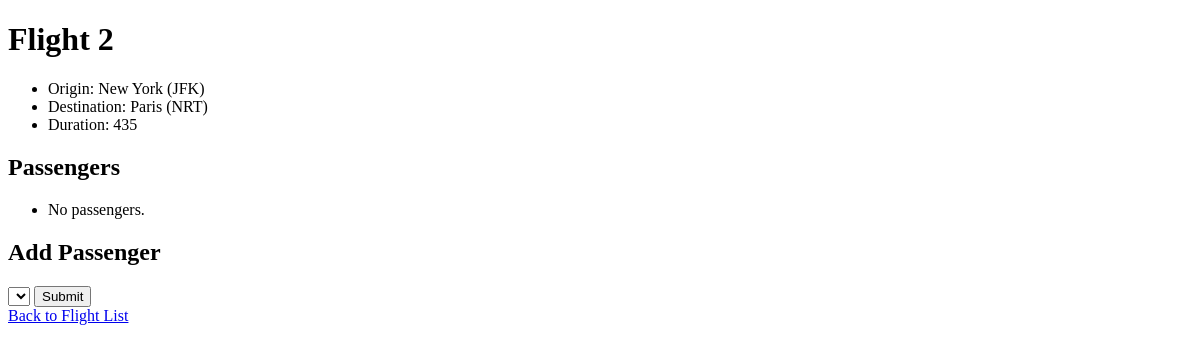
The app's page /flights/2, older data.
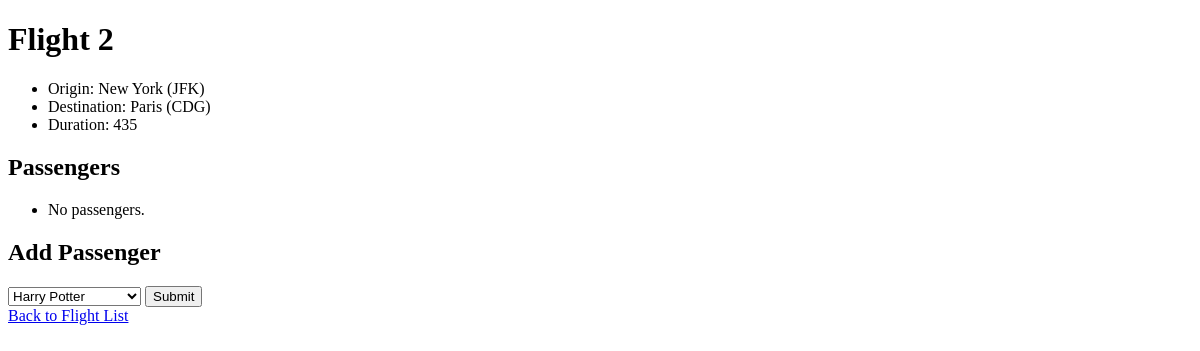
The same page, newer data.
### flights/models.py (models this page shows, shortened)
class Flight(models.Model):
    origin = models.ForeignKey(Airport, on_delete=models.CASCADE, related_name="departures")
    destination = models.ForeignKey(Airport, on_delete=models.CASCADE, related_name="arrivals")
    duration = models.IntegerField()

class Airport(models.Model):
    code = models.CharField(max_length=3)
    city = models.CharField(max_length=64)
    def __str__(self):
        return f"{self.city} ({self.code})"

### flights/views.py (the view)
# urls.py: path("<int:flight_id>", views.flight, name="flight"),
def flight(request, flight_id):
    flight = Flight.objects.get(pk=flight_id)
    return render(request, "flights/flight.html", {
        "flight": flight,
        "passengers": flight.passengers.all(),
        "non_passengers": Passenger.objects.exclude(flights=flight).all()
    })

### flights/models.py (called while the page is built)
    def __str__(self):
        return f"{self.first} {self.last}"

### flights/templates/flights/flight.html (shortened to what this page needs)
{% extends "flights/layout.html" %}
{% block body %}
    <h1>Flight {{ flight.id }}</h1>
    <ul>
        <li>Origin: {{ flight.origin }} </li>
        <li>Destination: {{ flight.destination }}</li>
        <li>Duration: {{ flight.duration }}</li>
    </ul>
    <h2>Passengers</h2>
    <ul>
        {% for passenger in passengers %}
            <li>{{ passenger }}</li>
        {% empty %}
            <li>No passengers.</li>
        {% endfor %}
    </ul>
    <h2> Add Passenger</h2>
    <form action="{% url 'book' flight.id %}" method ="post">
        <select name="passenger">
            {% for passenger in non_passengers %}
                <option value="{{ passenger.id }}">{{ passenger }}</option>
            {% endfor %}
        </select>
        <input type="submit">
    </form>
    <a href="{% url 'index' %}">Back to Flight List</a>
{% endblock %}

Row changes from the older to the newer data that the page shows:
changed through a linked row, Flight "New York (JFK)": destination "Paris (NRT)" → "Paris (CDG)"
Text that changed along with them:
form field passenger: (not shown) → "Harry Potter"
